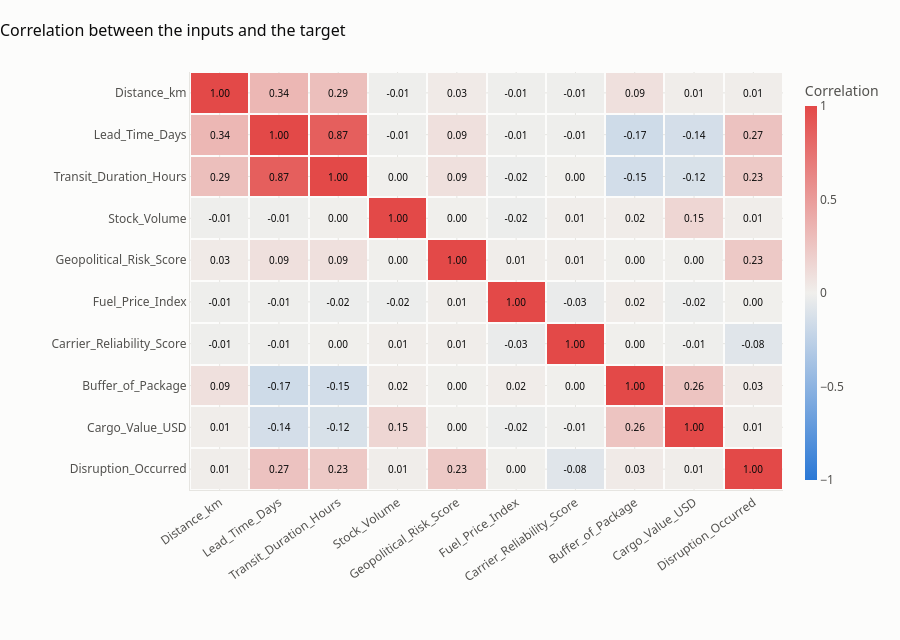

Notebook source saved alongside this figure:
### Markdown cell above
### 12. How the columns relate to each other

The same picture as in notebook 01, now with the simulated columns included. The target is the last row.

### Code cell
input_numeric = [
    "Distance_km", "Lead_Time_Days", "Transit_Duration_Hours", "Stock_Volume",
    "Geopolitical_Risk_Score", "Fuel_Price_Index", "Carrier_Reliability_Score",
    "Buffer_of_Package", "Cargo_Value_USD",
]
corr = clean[input_numeric + [TARGET]].corr().round(2)

fig = go.Figure(go.Heatmap(
    z=corr.values, x=corr.columns, y=corr.index, zmin=-1, zmax=1,
    colorscale=[[0, "#2a78d6"], [0.5, "#f0efec"], [1, "#e34948"]],
    text=corr.values, texttemplate="%{text:.2f}", textfont=dict(color=INK, size=10),
    xgap=2, ygap=2, colorbar=dict(title="Correlation", thickness=12),
    hovertemplate="%{y}<br>%{x}<br>Correlation: %{z:.2f}<extra></extra>",
))
fig.update_yaxes(autorange="reversed")
fig.update_xaxes(tickangle=-35)
style(fig, "Correlation between the inputs and the target", height=640)
fig.update_layout(margin=dict(l=190, b=150))
fig.show()

print(f"Link between each input and {TARGET}, strongest first:")
corr[TARGET].drop(TARGET).sort_values(key=abs, ascending=False).to_frame("correlation")

### Figure 1 — Plotly figure (JSON) as saved in the notebook; plotly's stock layout.template omitted (floating-point values rounded to 4 significant figures)
{"data": [{"colorbar": {"thickness": 12, "title": {"text": "Correlation"}}, "colorscale": [[0, "#2a78d6"], [0.5, "#f0efec"], [1, "#e34948"]], "hovertemplate": "%{y}<br>%{x}<br>Correlation: %{z:.2f}<extra></extra>", "text": [[1.0, 0.34, 0.29, -0.01, 0.03, -0.01, -0.01, 0.09, 0.01, 0.01], [0.34, 1.0, 0.87, -0.01, 0.09, -0.01, -0.01, -0.17, -0.14, 0.27], [0.29, 0.87, 1.0, -0.0, 0.09, -0.02, -0.0, -0.15, -0.12, 0.23], [-0.01, -0.01, -0.0, 1.0, -0.0, -0.02, 0.01, 0.02, 0.15, 0.01], [0.03, 0.09, 0.09, -0.0, 1.0, 0.01, 0.01, -0.0, 0.0, 0.23], [-0.01, -0.01, -0.02, -0.02, 0.01, 1.0, -0.03, 0.02, -0.02, 0.0], [-0.01, -0.01, -0.0, 0.01, 0.01, -0.03, 1.0, -0.0, -0.01, -0.08], [0.09, -0.17, -0.15, 0.02, -0.0, 0.02, -0.0, 1.0, 0.26, 0.03], [0.01, -0.14, -0.12, 0.15, 0.0, -0.02, -0.01, 0.26, 1.0, 0.01], [0.01, 0.27, 0.23, 0.01, 0.23, 0.0, -0.08, 0.03, 0.01, 1.0]], "textfont": {"color": "#0b0b0b", "size": 10}, "texttemplate": "%{text:.2f}", "type": "heatmap", "x": ["Distance_km", "Lead_Time_Days", "Transit_Duration_Hours", "Stock_Volume", "Geopolitical_Risk_Score", "Fuel_Price_Index", "Carrier_Reliability_Score", "Buffer_of_Package", "Cargo_Value_USD", "Disruption_Occurred"], "xgap": 2, "y": ["Distance_km", "Lead_Time_Days", "Transit_Duration_Hours", "Stock_Volume", "Geopolitical_Risk_Score", "Fuel_Price_Index", "Carrier_Reliability_Score", "Buffer_of_Package", "Cargo_Value_USD", "Disruption_Occurred"], "ygap": 2, "z": [[1.0, 0.34, 0.29, -0.01, 0.03, -0.01, -0.01, 0.09, 0.01, 0.01], [0.34, 1.0, 0.87, -0.01, 0.09, -0.01, -0.01, -0.17, -0.14, 0.27], [0.29, 0.87, 1.0, -0.0, 0.09, -0.02, -0.0, -0.15, -0.12, 0.23], [-0.01, -0.01, -0.0, 1.0, -0.0, -0.02, 0.01, 0.02, 0.15, 0.01], [0.03, 0.09, 0.09, -0.0, 1.0, 0.01, 0.01, -0.0, 0.0, 0.23], [-0.01, -0.01, -0.02, -0.02, 0.01, 1.0, -0.03, 0.02, -0.02, 0.0], [-0.01, -0.01, -0.0, 0.01, 0.01, -0.03, 1.0, -0.0, -0.01, -0.08], [0.09, -0.17, -0.15, 0.02, -0.0, 0.02, -0.0, 1.0, 0.26, 0.03], [0.01, -0.14, -0.12, 0.15, 0.0, -0.02, -0.01, 0.26, 1.0, 0.01], [0.01, 0.27, 0.23, 0.01, 0.23, 0.0, -0.08, 0.03, 0.01, 1.0]], "zmax": 1, "zmin": -1}], "layout": {"font": {"color": "#52514e", "family": "Segoe UI, Arial, sans-serif", "size": 12}, "height": 640, "hoverlabel": {"bgcolor": "white", "font": {"color": "#0b0b0b"}}, "margin": {"b": 150, "l": 190, "r": 32, "t": 72}, "paper_bgcolor": "#fcfcfb", "plot_bgcolor": "#fcfcfb", "title": {"font": {"color": "#0b0b0b", "size": 16}, "text": "Correlation between the inputs and the target", "x": 0, "xanchor": "left"}, "xaxis": {"gridcolor": "#e6e5e1", "linecolor": "#e6e5e1", "tickangle": -35, "zeroline": false}, "yaxis": {"autorange": "reversed", "gridcolor": "#e6e5e1", "linecolor": "#e6e5e1", "zeroline": false}}}
